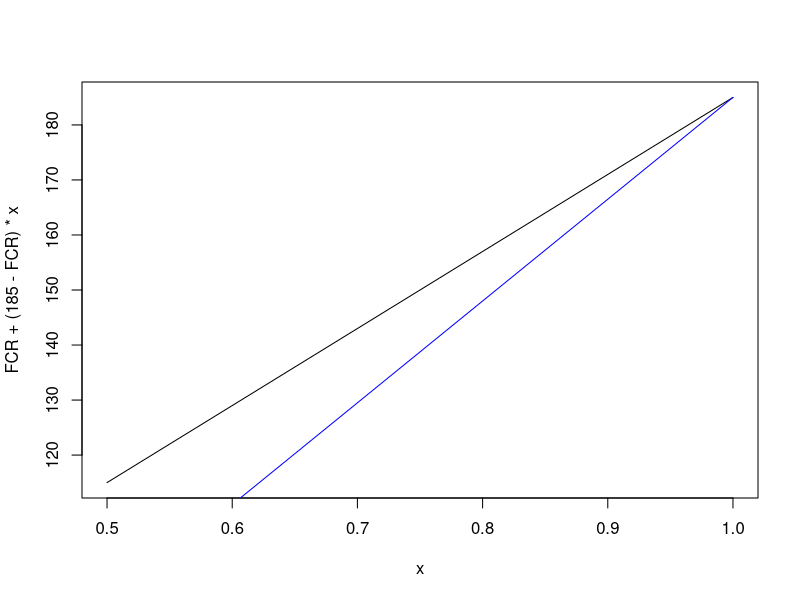

The R source for this figure:
A <- diag(4)
A[1, 2] <- A[2, 1] <- 0.8
A[3, 4] <- A[4, 3] <- -0.5
A2 <- A
A[2, 3] <- A[3, 2] <- 0.3
A
A2
ld <- colSums(A**2)

x0 <- rnorm(4)
b <- A %*% x0 + rnorm(1) / 1000

cbind(x0, solve(A, b), solve(A2, b))

gauss_seidel <- function(A, b, divide_diag = TRUE, niter = 20) {
  K <- length(b)
  x <- rep(0, K)
  for (iter in 1:niter) {
    # print(x)
    for (j in 1:K) {
      x[j] <- (b[j] - A[j, -j] %*% x[-j]) / `if`(divide_diag, A[j, j], 1)
    }
    # c(crossprod(x, A %*% x), crossprod(x, b))
  }
  x
}

cbind(x0, solve(A, b), solve(A2, b), gauss_seidel(A, b), gauss_seidel(A2, b))

solve(A[1:3, 1:3], b[1:3])
solve(A[2:4, 2:4], b[2:4])

K <- length(b)
x <- rep(0, K)
for (iter in 1:30) {
  x1 <- x[1:3]; x2 <- x[2:4]
  # print(x)
  for (j in 1:3) x1[j] <- (b[1:3][j] - A[1:3, 1:3][j, -j] %*% x1[-j])
  for (j in 1:3) x2[j] <- (b[2:4][j] - A[2:4, 2:4][j, -j] %*% x2[-j])
  # w2 <- c(crossprod(A[c(1, 3), 2]), crossprod(A[c(3, 4), 2]))
  w2 <- c(crossprod(A[c(1, 3), 2], solve(A[c(1, 3), c(1, 3)], A[c(1, 3), 2])),
          crossprod(A[c(4, 3), 2], solve(A[c(4, 3), c(4, 3)], A[c(4, 3), 2])))
  # w3 <- c(crossprod(A[c(1, 2), 3]), crossprod(A[c(2, 4), 3]))
  w3 <- c(crossprod(A[c(1, 2), 3], solve(A[c(1, 2), c(1, 2)], A[c(1, 2), 3])),
          crossprod(A[c(4, 2), 3], solve(A[c(4, 2), c(4, 2)], A[c(4, 2), 3])))
  w2 <- w2 / sum(w2); w3 <- w3 / sum(w3)
  x <- c(x1[1], x1[2] * w2[1] + x2[1] * w2[2], x1[3] * w3[1] + x2[2] * w3[2], x2[3])
  print(cbind(c(x1, 0), c(0, x2), x))
}
(res <- cbind(x0, A = solve(A, b), A2 = solve(A2, b),
              Al = solve(A + 0.01 * diag(4), b),
              As = solve(0.9 * A + 0.1 * diag(4), b), x))

FCR <- 45
curve(FCR + (185 - FCR) * x, from = 0.5); curve(185 * x, add = TRUE, col = "blue")
62 + (185 - 62) * c(0.6, 0.7)
